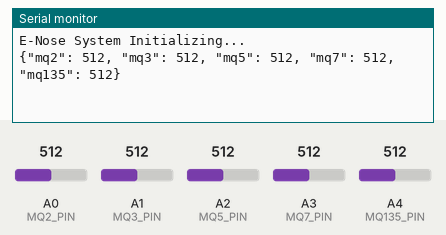
The sketch below on a simulated Arduino Uno, built with avr-gcc and run on an emulated ATmega328P. Parts: the last lines printed to the serial monitor. The inputs (shaded band) are chosen by the test bench; at power-on: A0 (MQ2_PIN) = 512, A1 (MQ3_PIN) = 512, A2 (MQ5_PIN) = 512, A3 (MQ7_PIN) = 512, A4 (MQ135_PIN) = 512.

Above: at 3.2 s.
3.3 s: A0 (MQ2_PIN) set to 716
At 4.5 s:
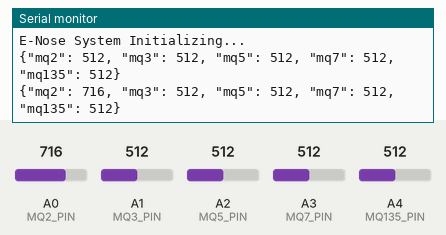
6.0 s: A1 (MQ3_PIN) set to 716
At 7.3 s:
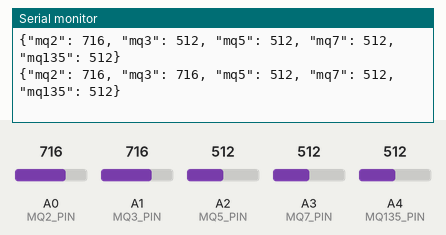
8.7 s: A2 (MQ5_PIN) set to 716
At 10.4 s:
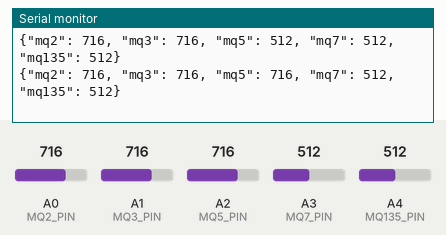
11.4 s: A3 (MQ7_PIN) set to 716
At 13.2 s:
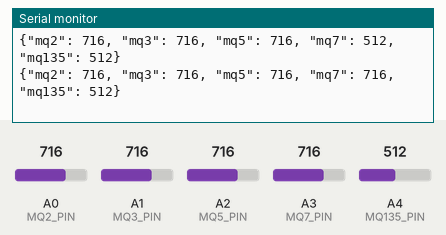
14.1 s: A4 (MQ135_PIN) set to 716
At 14.1 s:
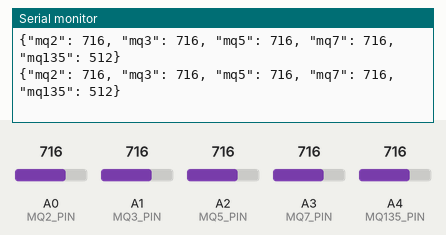
20.0 s: A0 (MQ2_PIN) set to 992
At 20.8 s:
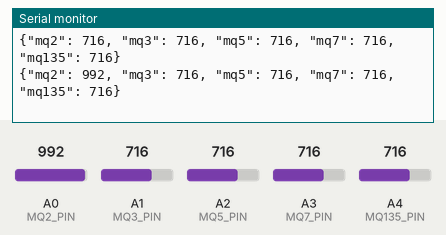
Timing chart, 0 to 23.0 s (numbered marks = the images above; inputs shaded):
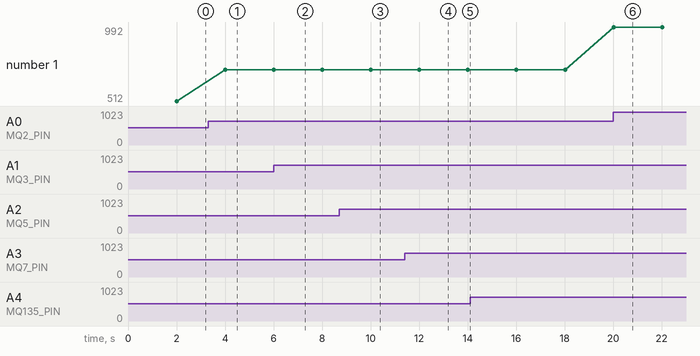

Measured:
- after the input at 3.3 s, the serial monitor: prints a new line after 0.70 s (image 1)
- after the input at 6.0 s, the serial monitor: prints a new line at once (image 2)
- after the input at 8.7 s, the serial monitor: prints a new line after 1.3 s (image 3)
- after the input at 11.4 s, the serial monitor: prints a new line after 0.61 s (image 4)
- after the input at 20.0 s, the serial monitor: prints a new line at once (image 6)
- plotted number 1: 512 → 716 after the input at 3.3 s, 716 → 992 after the input at 20.0 s

The sketch:

sensors.ino
```cpp
// E-Nose Sensor Interface
// Connects MQ-2, MQ-3, MQ-5, MQ-7, MQ-135 to Analog Pins A0-A4


const int MQ2_PIN = A0;
const int MQ3_PIN = A1;
const int MQ5_PIN = A2;
const int MQ7_PIN = A3;
const int MQ135_PIN = A4;

void setup() {
  Serial.begin(9600);
  Serial.println("E-Nose System Initializing...");
  delay(2000); // Warm up sensors
}

void loop() {
  int mq2 = analogRead(MQ2_PIN);
  int mq3 = analogRead(MQ3_PIN);
  int mq5 = analogRead(MQ5_PIN);
  int mq7 = analogRead(MQ7_PIN);
  int mq135 = analogRead(MQ135_PIN);

  // Send data in JSON format for easy parsing by Python backend
  Serial.print("{\"mq2\": ");
  Serial.print(mq2);
  Serial.print(", \"mq3\": ");
  Serial.print(mq3);
  Serial.print(", \"mq5\": ");
  Serial.print(mq5);
  Serial.print(", \"mq7\": ");
  Serial.print(mq7);
  Serial.print(", \"mq135\": ");
  Serial.print(mq135);
  Serial.println("}");

  delay(2000); // Send data every 2 seconds
}
```
